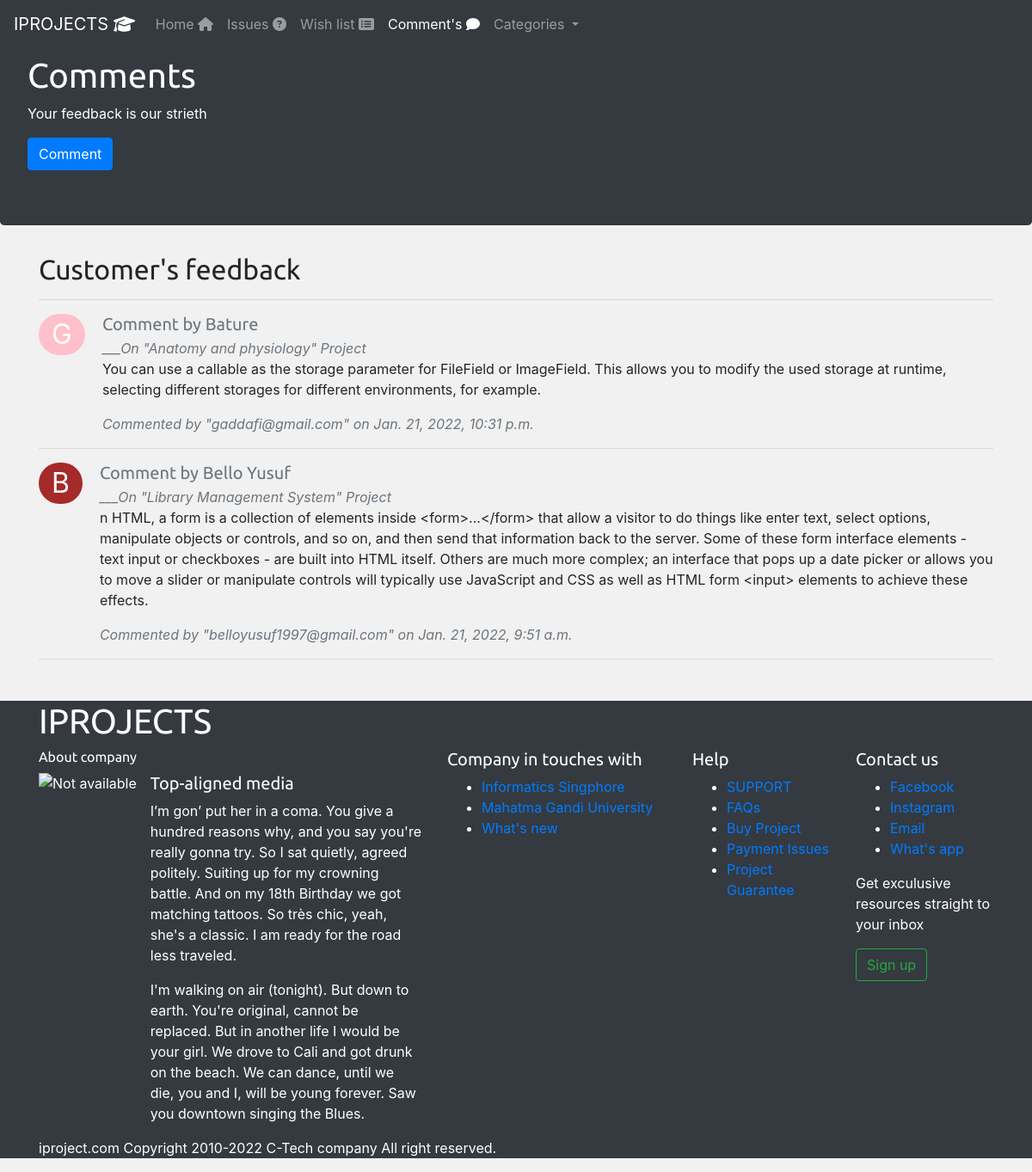
/content/comment/, run on an earlier commit of the app's database.
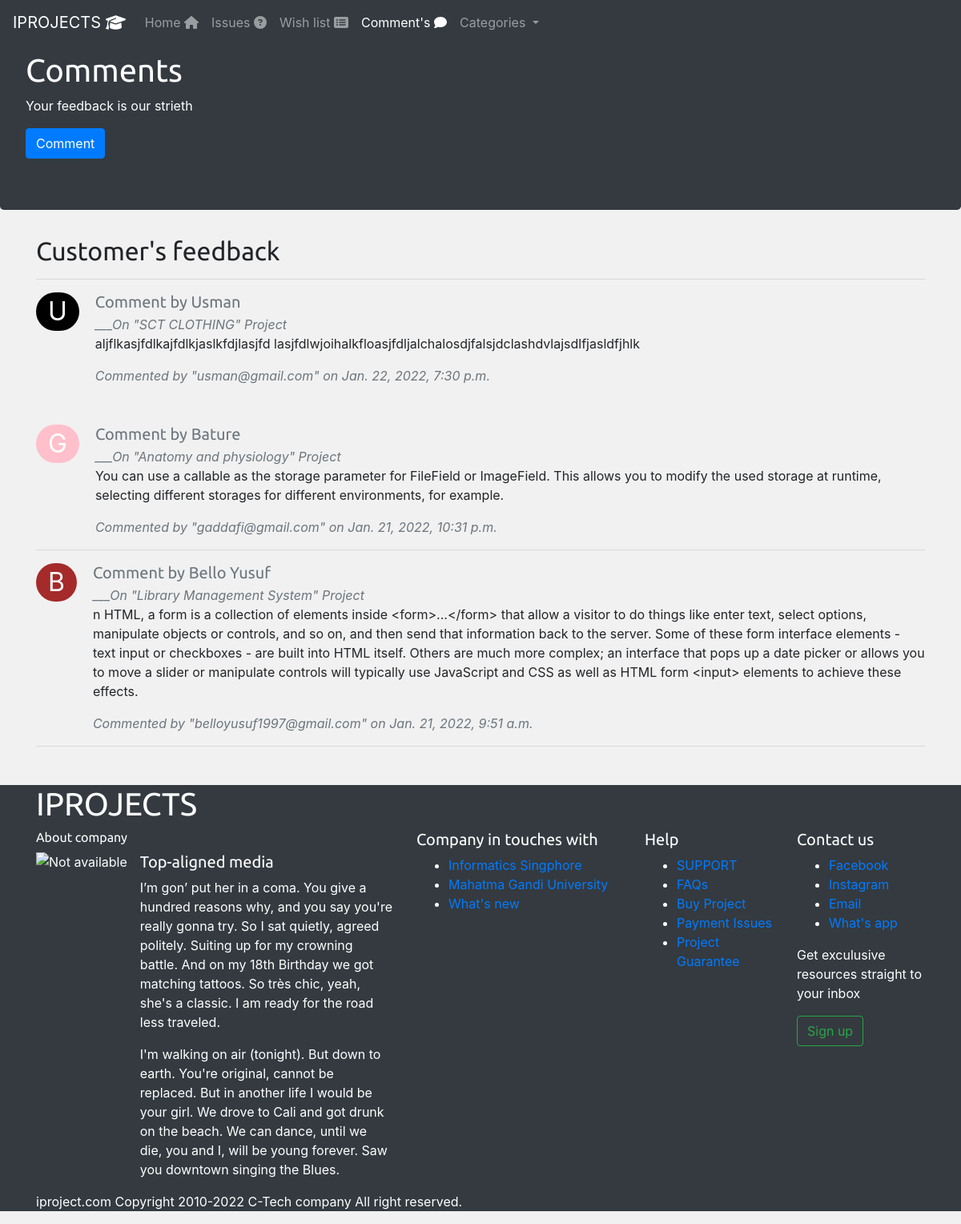
And on a later commit of the database.
### content/models.py (models this page shows, shortened)
class Comment(models.Model):
    project = models.ForeignKey(Project, related_name='projects', on_delete=models.CASCADE)
    name = models.CharField(("Username"),max_length=50)
    email = models.EmailField(("Your Email"), max_length=250)
    body = models.TextField(("Your comment"))
    created = models.DateTimeField(auto_now_add=True)
    updated = models.DateTimeField(auto_now=True, auto_now_add=False)
    active = models.BooleanField(default=True)
    class Meta:
        ordering = ('-created',)

### projectapp/models.py (models this page shows, shortened)
class Project(models.Model):
    category = models.ForeignKey(Category, on_delete=models.CASCADE,
                                 related_name='projects')
    name = models.CharField(max_length=150, db_index=True)
    slug = models.SlugField(max_length=250, db_index=True)
    image = models.ImageField(upload_to='project_image',
                              blank=True, null=True)
    file = models.FileField(upload_to='Projects/%Y/%m/%d',
                            blank=False, null=False)
    description = models.OneToOneField(ProjectDetail,
                                       on_delete=models.CASCADE)
    price = models.DecimalField(max_digits=10, decimal_places=2)
    old_price = models.DecimalField(("Last price"),
                                    max_digits=10, decimal_places=2)
    rating = models.IntegerField(("Project Ratings"), default=0)
    available = models.BooleanField(default=True)
    created = models.DateTimeField(auto_now=False, auto_now_add=True)
    updated = models.DateTimeField(auto_now=True, auto_now_add=False)
    class Meta:
        ordering = ('-name',)
        index_together = (('id', 'slug'),)
    def __str__(self):
        return self.name

### content/views.py (the view)
# urls.py: path('comment/', views.user_comment, name='comment'),
def user_comment(request):
    categories = Category.objects.all()
    comments = Comment.objects.filter(active=True)
    if request.method=='POST':
        form = CommentForm(request.POST)
        if form.is_valid():
            cd = form.cleaned_data
            user_comment = Comment(
                name=cd['name'],
                project=cd['project'],
                email=cd['email'],
                body=cd['body']
            )
            user_comment.save()
            messages.add_message(request, messages.INFO, "Thanks for your comment")
    else:
        form = CommentForm()
    return render(request, 'content/comment.html',
                    {'comments':comments,
                    'form':form,
                    'categories':categories,
                    'section':'comment'})

### content/templates/content/comment.html (shortened to what this page needs)
{% extends 'base.html' %}
{% load static %}
{% block content %}
<div class="jumbotron" style="background-color:#343A40; color:white;">
    <h1>Comments </h1>
    <p>Your feedback is our strieth</p>
    <button type="button" class="btn btn-primary" data-toggle="modal" data-target="#staticBackdrop">
        Comment
    </button>
</div>
<div class="container">
  <h2 class="feedback">Customer's feedback </h2>
     <hr>
   <div class="list-group">
     {% for comment in comments %}
     <ul class="list-unstyled">
       {% if comment.email|slice:':1' in 'a,b,c,d,e' %}
       <li class="media">
        <span style="background-color:brown;
            color:white; font-size:xx-large;
            padding-right:15px; padding-left:15px; border-radius:100em;">
          {{ comment.email|slice:":1"|capfirst }}</span>
        <div class="media-body" style="padding-left: 20px;">
          <h5 class="mt-0 mb-1 text-muted"> Comment by {{ comment.name }}</h5>
          <i class="text-muted">___On "{{ comment.project}}" Project</i>
          <p>{{ comment.body }}</p>
          <i class="text-muted">Commented by "{{ comment.email }}" on {{ comment.created }}</i>
        </div>
      </li>
      {% elif comment.email|slice:':1' in 'f,g,h,i,j'%}
      <li class="media">
        <span style="background-color:pink;
            color:white; font-size:xx-large;
            padding-right:15px; padding-left:15px; border-radius:100em;">
          {{ comment.email|slice:":1"|capfirst }}</span>
        <div class="media-body" style="padding-left: 20px;">
          <h5 class="mt-0 mb-1 text-muted"> Comment by {{ comment.name }}</h5>
          <i class="text-muted">___On "{{ comment.project}}" Project</i>          <p>{{ comment.body }}</p>
          <i class="text-muted">Commented by "{{ comment.email }}" on {{ comment.created }}</i>
        </div>
      </li>
      {% else %}
      <li class="media">
        <span style="background-color:black;
            color:white; font-size:xx-large;
            padding-right:15px; padding-left:15px; border-radius:100em;">
          {{ comment.email|slice:":1"|capfirst }}</span>
        <div class="media-body" style="padding-left: 20px;">
          <h5 class="mt-0 mb-1 text-muted"> Comment by {{ comment.name }}</h5>
          <i class="text-muted">___On "{{ comment.project}}" Project</i>          <p>{{ comment.body }}</p>
          <i class="text-muted">Commented by "{{ comment.email }}" on {{ comment.created }}</i>
        </div>
      </li>
      </ul>
    {% endif %}
    <hr>
  {% endfor %}
</div>
</div>
{% endblock content %}

What changed in the data, as far as the page shows it:
added Comment: email "U", name "Usman", project "SCT CLOTHING", body "aljflkasjfdlkajfdlkjaslkfdjlasjfd lasjfdlwjoihalkfloasjfdljalchalosdjfalsjdclashdvlajsdlfjasldfjhlk", email "usman@gmail.com", created "Jan. 22, 2022, 7:30 p.m."
